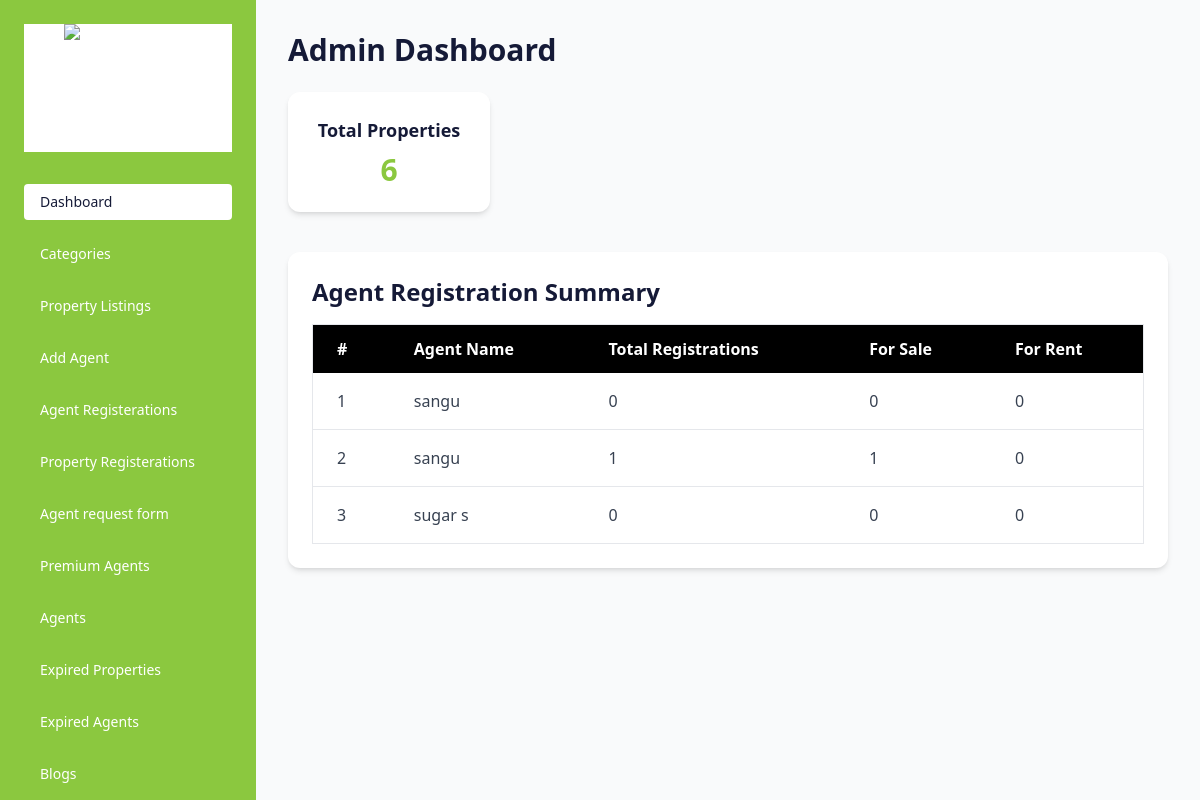
Screenshot of /admin_panel/dashboard (signed in) with the database file from the repository.
### developer/models.py (models this page shows, shortened)
class Premium(models.Model):
    name = models.CharField(max_length=100)
    speacialised = models.CharField(max_length=100)
    phone = models.CharField(max_length=100)
    whatsapp = models.CharField(max_length=100, blank=True, null=True)
    email = models.CharField(max_length=100, blank=True, null=True)
    location = models.CharField(max_length=200)
    city = models.CharField(max_length=100)
    pincode = models.CharField(max_length=100)
    username = models.CharField(max_length=100)
    password = models.CharField(max_length=100)
    image = CloudinaryField('buysel', folder="premium_agents")
    created_at = models.DateTimeField(auto_now_add=True)
    duration_days = models.PositiveIntegerField(default=365, null=True, blank=True)

### developer/views.py (the view)
# urls.py: path('dashboard', views.Dashboard, name='dashboard'),
@never_cache
@user_passes_test(superuser_required, login_url='superuser_login_view')
def Dashboard(request):
    total_active = Property.objects.count()
    total_expired = ExpiredProperty.objects.count()
    total_all = total_active + total_expired
    all_purposes = list(Property.objects.values_list("purpose__name", flat=True).distinct())
    premium_report = []
    premiums = Premium.objects.annotate(total_properties=Count("properties"))
    for idx, premium in enumerate(premiums, start=1):
        purpose_map = {p: 0 for p in all_purposes}
        purpose_counts = (
            AgentProperty.objects.filter(agent=premium)
            .values("purpose__name")
            .annotate(total=Count("id"))
        )
        for pc in purpose_counts:
            purpose_map[pc["purpose__name"]] = pc["total"]
        premium_report.append({
            "sl_no": idx,
            "premium_name": premium.name,
            "total_properties": premium.total_properties,
            "purpose_map": purpose_map,
        })
    context = {
        "total_active": total_active,
        "total_expired": total_expired,
        "total_all": total_all,
        "all_purposes": all_purposes,      # ✅ purposes for table headers
        "premium_report": premium_report,  # ✅ agent data
    }
    return render(request, "admin_dashboard.html", context)

### developer/templatetags/dict_extras.py (called while the page is built)
@register.filter
def dict_lookup(d, key):
    if isinstance(d, dict):
        return d.get(key, 0)
    return 0

### developer/views.py (called while the page is built)
def superuser_required(user):
    return user.is_authenticated and user.is_superuser

### developer/templates/admin_dashboard.html (shortened to what this page needs)
{% load static %}
<!DOCTYPE html>
<html lang="en">
<head>
  <script src="https://cdn.tailwindcss.com"></script>
</head>
<body class="bg-white text-[#151a37] font-sans">
  <div class="flex min-h-screen">
    <aside class="w-64 bg-[#8bc83f] text-white p-6 fixed h-screen overflow-y-auto scrollbar-thin scrollbar-thumb-gray-400 scrollbar-track-transparent">
      <div class="flex items-center justify-center mb-8 bg-white">
        <img src="{% static 'img/logo.png' %}" alt="Logo" class="w-32 h-32 object-contain">
      </div>
      <nav>
        <ul class="space-y-4 text-sm">
           <li>
            <a href="{% url 'dashboard' %}" class="block py-2 px-4 rounded bg-white text-[#151a37]">
              Dashboard
            </a>
          </li>
          <li>
            <a href="{% url 'categories' %}" class="block py-2 px-4 rounded hover:bg-white hover:text-[#151a37]">
              Categories
            </a>
          </li>
          <li>
            <a href="{% url 'add_property' %}" class="block py-2 px-4 rounded hover:bg-white hover:text-[#151a37]">
             Property Listings
            </a>
          </li>
          <li>
            <a href="{% url 'agents_login' %}" class="block py-2 px-4 rounded hover:bg-white hover:text-[#151a37]">
             Add Agent
            </a>
          </li>
          <li>
            <a href="{% url 'agent_reg' %}" class="block py-2 px-4 rounded hover:bg-white hover:text-[#151a37]">
             Agent Registerations
            </a>
          </li>
            <li>
            <a href="{% url 'admin_property_list' %}" class="block py-2 px-4 rounded hover:bg-white hover:text-[#151a37]">
             Property Registerations
            </a>
          </li>
          <li>
            <a href="{% url 'requestforms' %}" class="block py-2 px-4 rounded hover:bg-white hover:text-[#151a37]">
             Agent request form
            </a>
          </li>
          <li>
            <a href="{% url 'admin_premiumagents' %}" class="block py-2 px-4 rounded hover:bg-white hover:text-[#151a37]">
             Premium Agents
            </a>
          </li>
          <li>
            <a href="{% url 'admin_agents' %}" class="block py-2 px-4 rounded hover:bg-white hover:text-[#151a37]">
             Agents
            </a>
          </li>
           <li>
            <a href="{% url 'expired_property' %}" class="block py-2 px-4 rounded hover:bg-white hover:text-[#151a37]">
             Expired Properties
            </a>
          </li>
          <li>
            <a href="{% url 'expired_agent' %}" class="block py-2 px-4 rounded hover:bg-white hover:text-[#151a37]">
             Expired Agents
            </a>
          </li>
          <li>
            <a href="{% url 'create_blog' %}" class="block py-2 px-4 rounded hover:bg-white hover:text-[#151a37]">
              Blogs
            </a>
          </li>
        </ul>
      </nav>
    </aside>
<main class="ml-64 flex-1 p-8 bg-gray-50 min-h-screen">
  <h1 class="text-3xl font-bold mb-6">Admin Dashboard</h1>
  <div class="grid grid-cols-1 sm:grid-cols-2 lg:grid-cols-4 gap-6 mb-10">
    <div class="bg-white shadow-md p-6 rounded-xl text-center">
      <h2 class="text-lg font-semibold mb-2">Total Properties</h2>
      <p class="text-3xl font-bold text-[#8bc83f]">{{ total_all }}</p>
    </div>
  </div>
  <div class="bg-white shadow-md rounded-xl p-6">
    <h2 class="text-2xl font-bold mb-4">Agent Registration Summary</h2>
    <div class="overflow-x-auto">
        {% load dict_extras %}
<table class="min-w-full table-auto border border-gray-200">
  <thead class="bg-black text-white">
    <tr>
      <th class="px-6 py-3 text-left">#</th>
      <th class="px-6 py-3 text-left">Agent Name</th>
      <th class="px-6 py-3 text-left">Total Registrations</th>
      {% for purpose in all_purposes %}
        <th class="px-6 py-3 text-left">For {{ purpose }}</th>
      {% endfor %}
    </tr>
  </thead>
  <tbody class="text-gray-700">
    {% for row in premium_report %}
      <tr class="border-b">
        <td class="px-6 py-4">{{ row.sl_no }}</td>
        <td class="px-6 py-4">{{ row.premium_name }}</td>
        <td class="px-6 py-4">{{ row.total_properties }}</td>
        {% for purpose in all_purposes %}
          <td class="px-6 py-4">{{ row.purpose_map|dict_lookup:purpose }}</td>
        {% endfor %}
      </tr>
    {% endfor %}
  </tbody>
</table>
    </div>
  </div>
</main>
</div>
</body>
</html>

### rows the page displays
Premium: premium_name "sangu"
Premium: premium_name "sangu"
Premium: premium_name "sugar s"

### other values shown
{{ total_all }} "6"
{{ purpose }} "Sale" "Rent"
{{ row.sl_no }} "1" "2" "3"
{{ row.total_properties }} "0" "1" "0"
{{ row.purpose_map|dict_lookup:purpose }} "0" "0" "1" "0" "0" "0"
